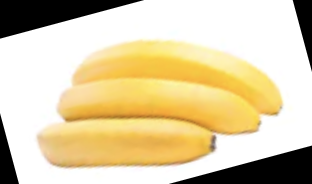
#> input picture Activity 8 - Perceptron and Logistic Regression/train/freshbanana/rotated_by_15_Screen Shot 2018-06-12 at 9.40.49 PM.png, 312 x 184 px; its folder holds only this picture in this run
$ jupyter execute --allow-errors Tan_LogisticRegression.ipynb
#> lines starting #> are read from the running program, lines starting #| are printed output that depends on the picture; after the words box and inside, x2 and y2 are one past the last pixel; in counts of white or black regions, pixels touching at a corner belong together
# Machine Learning: Logistic Regression

Submitted by Mary Franczine Tan

Applied Physics 157

AY 2022-2023 2nd Semester

[cell 1]
# import packages

import cv2
import numpy as np
import pandas as pd
import seaborn as sns
import matplotlib.pyplot as plt
import matplotlib.image as mpimg
import glob
from skimage.measure import regionprops, label, regionprops_table
from skimage.util import img_as_ubyte

## Data Preparation

Since we're dealing with similar dataset, I used the same method of image pre-processing as in my code for my perceptron model. The main difference is in the `getFeatures` function, which now returns the mean value in the image's R and Green channels.

Just as a note, I also encountered some problems with the masked image that the `processImage` function returns. It returns the masked image with a white background, when it should be black. After looking at the array values, however, it has the correct value of zeroes. So I simply ignored this error in the image display since the values are what I need.

I'm using a training dataset of 500 images - 250 fresh and 250 rotten. For the testing, I'll be using 100 images - 50 fresh and 50 rotten.

[cell 2]
# extract filenames

fresh_filenames = sorted(glob.glob('train/freshbanana/*.png'))
rotten_filenames = sorted(glob.glob('train/rottenbanana/*.png'))

[cell 3]
# segment image

def processImage(img):
    """
        performs thresholding and masking on an image
    """
    gray = cv2.cvtColor(img, cv2.COLOR_RGB2GRAY) # convert image to grayscale
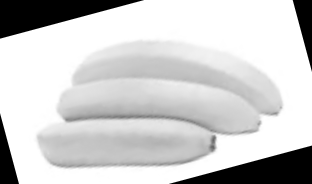
#> gray: shape (184, 312); min 0, max 255, mean 204.4
    gray[np.where(gray < 50)] = gray.max() # turn black background portions to white
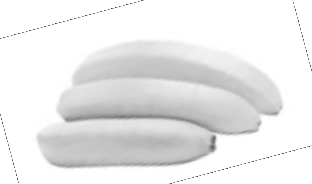
#> gray: shape (184, 312); 11.82% of pixels changed, all inside (x1, y1, x2, y2) = (0, 0, 312, 184)

    blur = cv2.GaussianBlur(gray, (5, 5), 0) # apply gaussian blur to image
    ret, th = cv2.threshold(blur, 0, 255, cv2.THRESH_BINARY + cv2.THRESH_OTSU) # segment using otsu's method
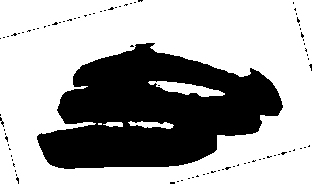
#> th: shape (184, 312); 65.5% white; 86 black regions (85 under 20 px), largest, box (x1, y1, x2, y2) and area: (37, 43, 283, 169) 19463
#> ret = 226

    th2 = cv2.bitwise_not(th) # invert threshold
    thresh1d = cv2.morphologyEx(th2, cv2.MORPH_CLOSE, np.ones((15,15), np.uint8), iterations = 2) # erode threshold
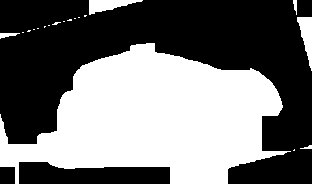
#> thresh1d: shape (184, 312); 44.8% white; 19 white regions (13 under 20 px), largest, box (x1, y1, x2, y2) and area: (0, 43, 291, 184) 24671, (297, 17, 312, 71) 431, (89, 0, 143, 15) 427, (0, 33, 20, 39) 68, (293, 0, 297, 15) 40, (300, 145, 312, 149) 27

    _, _, layers = img.shape # get number of img channels
#> layers = 3

    if layers == 3: # if image has 3 channels
        thresh = cv2.merge((thresh1d, thresh1d, thresh1d)) # create 3-layer threshold for masking
    elif layers == 4: # if image has 4 channels
        thresh = cv2.merge((thresh1d, thresh1d, thresh1d, thresh1d)) # create 4-layer threshold for masking

    masked = cv2.bitwise_and(img, thresh) # mask image
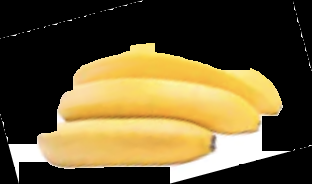
#> masked: shape (184, 312, 3); mean R, G, B 101.1, 86.6, 51.5
    #masked[np.where(masked == masked.max())] = 0

    return masked, thresh1d

[cell 4]
def removeBlackBG(img):
    """
        removes black background and turns it white
    """

    img[np.where(img == 0)] = img.max()

    return img

[cell 5]
# extract image features

def getFeatures(file):
    """
        reads image, perform pre-processing, and get its features
    """

    orig = img_as_ubyte(plt.imread(file)) # read image as uint8 type
    img, bnw = processImage(orig) # segment image

    R = img[...,0]
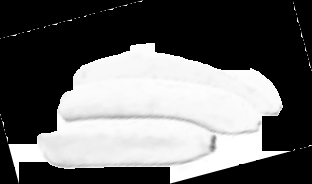
#> R: shape (184, 312); min 0, max 255, mean 101.1
    Rmean = R[np.nonzero(R)].mean()
#> Rmean = 241.7
    G = img[...,1]
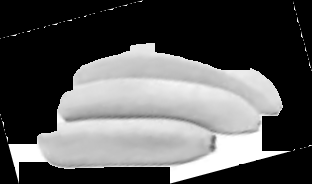
#> G: shape (184, 312); min 0, max 255, mean 86.6
    Gmean = G[np.nonzero(G)].mean()
#> Gmean = 207.1

    return Rmean, Gmean

[cell 6]
# create dataframe of the training data

train_features = [] # create empty list

for file in fresh_filenames: # append apples data to list
    fruit = 'ripe' # set type of freshness
    target = 1 # set target value
    average_red, average_green = getFeatures(file) # set feature values
#> average_red = 241.7; average_green = 207.1
    train_features.append([fruit, average_red, average_green, target]) # append to list

for file in rotten_filenames:
    fruit = 'rotten' # set type of freshness
    target = 0 # set target valye
    average_red, average_green = getFeatures(file) # set feature values
    train_features.append([fruit, average_red, average_green, target]) # append to list

train = pd.DataFrame(train_features, columns = ['type', 'x1', 'x2', 'y']) # create dataframe
#> train = table of 1 rows and 4 columns
train.x1 = train.x1 / train.x1.max() # normalize x1
train.x2 = train.x2 / train.x2.max() # normalize x2
display(train.head()) # show head of dataframe

## Model Training

The same method of training the perceptron model is also used in logistic regression. The main difference is that instead of using a step function, we use a sigmoid function instead. This will return a continuous set of data, instead of binary values only. And this type of data is what we want since we're looking for the probability that a fruit is fresh or not, with values closer to 1 being more fresh.

Here, we also track the performance of each epoch using __cross entropy loss__, which is given by the equation

$$
    \text{loss} = - (y \log_{10}{\hat{y}} + (1 - y) \log_{10}{(1 - \hat{y})})
$$

[cell 7]
# include constant bias input
train['x0'] = 1

# set initial weights
weights = [0.4, 0.4, 0.4] # w0, w1, w2

# set learning rate
n = 0.1

# reorder dataframe
train = train[['type', 'x0', 'x1', 'x2', 'y']]
#> train = table of 1 rows and 5 columns

[cell 8]
# get weighted sum
def getW_sum(feature, weights):
    return np.dot(feature, weights)

def sigmoidFunction(weighted_sum):

    return 1 / (1 + np.exp(- 12 * (weighted_sum - 0.5 )))

[cell 9]
def updateWeight(feature, weights, target, prediction):

    new_weights = []
    for x, w in zip(feature, weights):
        new_w = w + n * (target - prediction) * x
        new_weights.append(new_w)

    return new_weights

[cell 10]
def crossEntropy(target, prediction):
    return -(target*np.log10(prediction) + (1-target)*np.log10(1-prediction))

[cell 11]
# create list for errors per epoch
epoch_errors = []

def train_model(df, weights, epochs):

#> called with epochs = 70
    for e in range(epochs+1):
        indiv_loss = []

        for i in range(len(df)):
            feature = df.loc[i][1:4]
            target = df.loc[i][4]
            w_sum = getW_sum(feature, weights)
            prediction = sigmoidFunction(w_sum)
            loss = crossEntropy(target, prediction)
            indiv_loss.append(loss)
            weights = updateWeight(feature, weights, target, prediction)

        epoch_errors.append(np.mean(indiv_loss))

    return weights

[cell 12]
epoch_errors = []

# train model, get new weights
new_weights = train_model(train, weights, 70)
#> new_weights = [0.402, 0.402, 0.402]

# plot errors per epoch
sns.set_style('whitegrid')
plt.plot(epoch_errors)
plt.xlabel('epoch')
plt.ylabel('loss')
plt.title('Cross Entropy Loss')
plt.savefig('logreg_images/epochErrors')
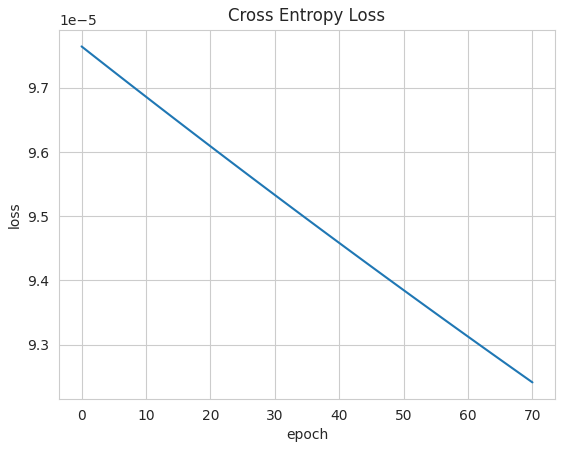
#> figure drawn by matplotlib, 1 panel; curve peaks at x = 0, y = 9.76e-05

While the goal is to simply give the probability that a fruit is fresh, I decided to still perform binary classification on the dataset simply to track the model's performance. We do this by solving for the decision line and classifiying the fruits by ripe or rotten using that. I've set the threshold to 0.4 since, from a visual analysis, it seems to better separate the group of fresh and rotten fruits.

[cell 13]
def decisionLine(x, weights):
    """
        returns the y for each x in the decision line
    """

    slope = - weights[1] / weights[2]
#> slope = -1
    intercept = (0.4 - weights[0])/ weights[2]
#> intercept = -0.00387

    return intercept + slope * x

x = np.linspace(0, 1, 10)
y = decisionLine(x, new_weights)
#> y = [-0.00387, -0.115, -0.226, -0.337, -0.448, -0.559, -0.671, -0.782, -0.893, -1]

[cell 14]
def confusionMatrix(data):

    tp = len(data[(data['y'] == 1) & (data['y_hat'] == 1)])
    tn = len(data[(data['y'] == 0) & (data['y_hat'] == 0)])
    fp = len(data[(data['y'] == 0) & (data['y_hat'] == 1)])
    fn = len(data[(data['y'] == 1) & (data['y_hat'] == 0)])

    print('true positive: ' + str(tp))
    print('true negative: ' + str(tn))
    print('false positive: ' + str(fp))
    print('false negative: ' + str(fn))
    print('accuracy: ' + str((tp + tn) / len(data)))

[cell 15]
# get weighted sum using trained weights
pd.options.mode.chained_assignment = None  # default='warn'
train['w_sum'] = getW_sum(train[['x0', 'x1', 'x2']], new_weights)

# get predicted values
train['p'] = [sigmoidFunction(i) for i in train['w_sum']] # get probability
train['y_hat'] = train['x2'] > decisionLine(train['x1'], new_weights) # classify using decision line
train['y_hat'] = train['y_hat'].astype(int)

[cell 16]
# plot the observed and predicted classification

fig, ax = plt.subplots(1, 2, figsize = (12, 5), sharey = True)

sns.scatterplot(ax = ax[0], data = train, x = 'x1', y = 'x2', hue = 'y', palette = 'deep') # observed
sns.scatterplot(ax=ax[1], data = train, x = 'x1', y = 'x2', hue = 'y_hat', palette = 'deep') # predicted
sns.lineplot(ax = ax[1], x = x, y = y) # decision line
ax[0].set_title('observed classification')
ax[1].set_title('predicted classification')
ax[0].set_xlabel('eccentricity')
ax[0].set_ylabel('green-ness')
ax[1].set_xlabel('eccentricity')
ax[1].set_ylabel('green-ness')
plt.savefig('logreg_images/trainPlot')
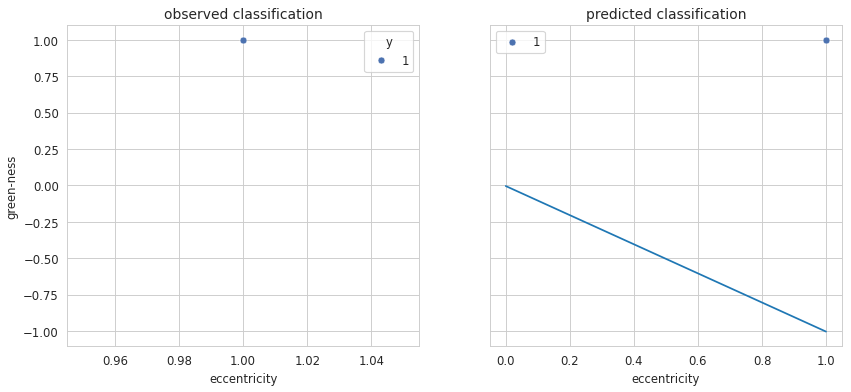
#> figure drawn by matplotlib, 2 panels

[cell 17]
print('training data - confusion matrix')
confusionMatrix(train)

We can see that the model has __0.996 accuracy__ on the training dataset.

## Model Testing

[cell 18]
fresh_test = sorted(glob.glob('test/freshbanana/*.png'))
rotten_test = sorted(glob.glob('test/rottenbanana/*.png'))

[cell 19]
# create dataframe of the testing data

test_features = [] # create empty list

for file in fresh_test: # append apples data to list
    fruit = 'ripe' # set type
    target = 1 # set target value
    eccentricity, green = getFeatures(file) # set feature values
#> eccentricity = 241.7; green = 207.1
    test_features.append([fruit, eccentricity, green, target]) # append to list

for file in rotten_test:
    fruit = 'rotten' # set type of fruit
    target = 0 # set target valye
    eccentricity, green = getFeatures(file) # set feature values
    test_features.append([fruit, eccentricity, green, target]) # append to list

test = pd.DataFrame(test_features, columns = ['fruit', 'x1', 'x2', 'y']) # create dataframe
#> test = table of 1 rows and 4 columns
test.x1 = test.x1 / test.x1.max() # normalize x2
test.x2 = test.x2 / test.x2.max() # normalize x2


test['x0'] = 1 # include constant bias input
test = test[['fruit', 'x0', 'x1', 'x2', 'y']] # reorder dataframe
#> test = table of 1 rows and 5 columns
display(test.head()) # show head of dataframe

[cell 20]
# get weighted sum using trained weights
test['w_sum'] = getW_sum(test[['x0', 'x1', 'x2']], new_weights)

# get prediction of fruit
test['p'] = [sigmoidFunction(w_sum) for w_sum in test['w_sum']]
test['y_hat'] = test['x2'] > decisionLine(test['x1'], new_weights) # classify using decision line
test['y_hat'] = test['y_hat'].astype(int)

[cell 21]
# plot classification
sns.scatterplot(data = test, x = 'x1', y = 'x2', hue = test['y_hat'])
sns.lineplot(x = x, y = y) # decision line
plt.title('predicted classification (test data)')
plt.savefig('logreg_images/testPlot')
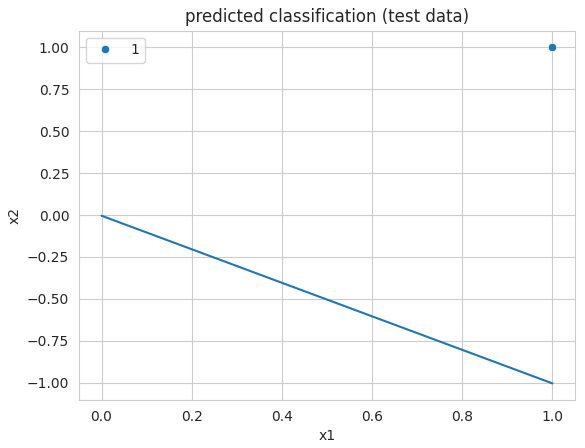
#> figure drawn by matplotlib, 1 panel; curve peaks at x = 0, y = -0.00387

$ run again, on Activity 8 - Perceptron and Logistic Regression/train/freshbanana/rotated_by_75_Screen Shot 2018-06-12 at 10.04.54 PM.png
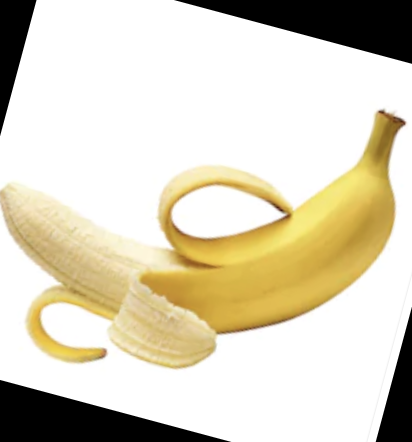
#> input picture Activity 8 - Perceptron and Logistic Regression/train/freshbanana/rotated_by_75_Screen Shot 2018-06-12 at 10.04.54 PM.png, 412 x 442 px
#> in processImage, `ret, th = cv2.threshold(blur, 0, 255, cv2.THRESH_BINARY + cv2.THRESH_O..`:
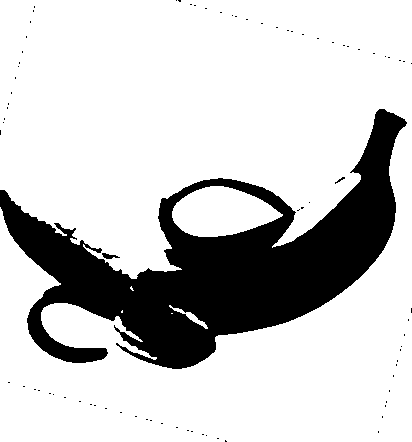
#> th: shape (442, 412); 79.1% white; 81 black regions (78 under 20 px), largest, box (x1, y1, x2, y2) and area: (0, 109, 407, 369) 37804, (102, 253, 120, 259) 59, (335, 177, 345, 184) 21
#> ret = 217
#> thresh1d: shape (442, 412); 24.3% white; 52 white regions (45 under 20 px), largest, box (x1, y1, x2, y2) and area: (0, 109, 412, 369) 42798, (176, 427, 227, 442) 378, (397, 308, 412, 362) 362
#> Rmean = 215.4
#> in getFeatures, `G = img[...,1]`:
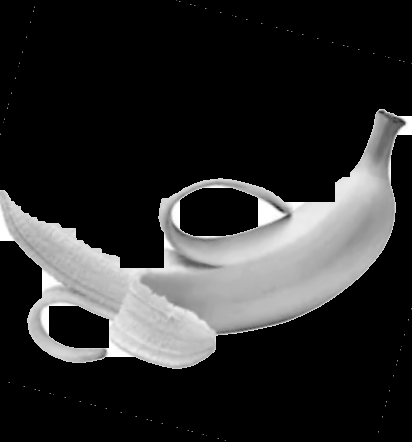
#> G: shape (442, 412); min 0, max 255, mean 44.2
#> Gmean = 187.6
#> average_red = 215.4; average_green = 187.6
#> `train = pd.DataFrame(train_features, columns = ['type', 'x1', 'x2', 'y..`: train = table of 1 rows and 4 columns
#> `train = train[['type', 'x0', 'x1', 'x2', 'y']]`: train = table of 1 rows and 5 columns
#> new_weights = [0.402, 0.402, 0.402]
#> slope = -1
#> intercept = -0.00387
#> y = [-0.00387, -0.115, -0.226, -0.337, -0.448, -0.559, -0.671, -0.782, -0.893, -1]
#> eccentricity = 215.4; green = 187.6
#> `test = pd.DataFrame(test_features, columns = ['fruit', 'x1', 'x2', 'y'])`: test = table of 1 rows and 4 columns
#> `test = test[['fruit', 'x0', 'x1', 'x2', 'y']]`: test = table of 1 rows and 5 columns

$ run again, on Activity 8 - Perceptron and Logistic Regression/train/freshbanana/saltandpepper_Screen Shot 2018-06-12 at 9.54.02 PM.png
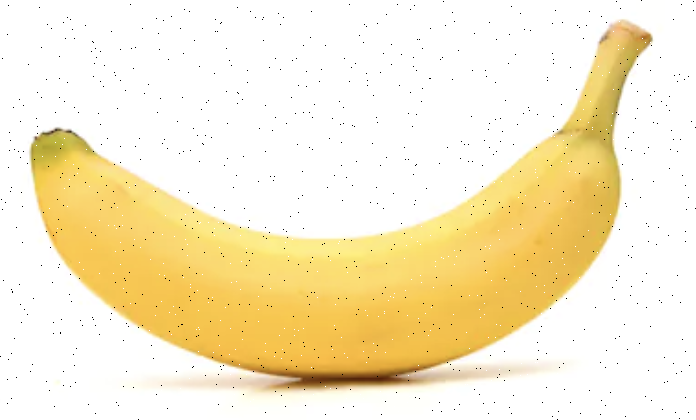
#> input picture Activity 8 - Perceptron and Logistic Regression/train/freshbanana/saltandpepper_Screen Shot 2018-06-12 at 9.54.02 PM.png, 696 x 420 px
#> th: shape (420, 696); 69.8% white; 8 black regions (6 under 20 px), largest, box (x1, y1, x2, y2) and area: (29, 20, 653, 392) 88198, (218, 222, 229, 228) 36
#> ret = 227
#> thresh1d: shape (420, 696); 31.1% white; 1 white region, box (x1, y1, x2, y2) and area: (29, 20, 653, 392) 90974
#> Rmean = 239.8
#> in getFeatures, `G = img[...,1]`:
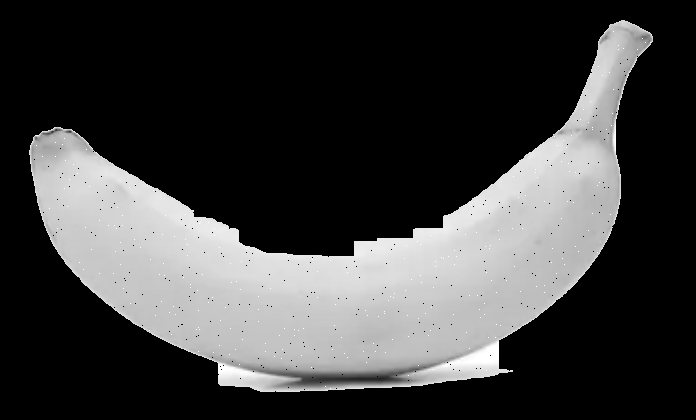
#> G: shape (420, 696); min 0, max 255, mean 62.4
#> Gmean = 201.1
#> average_red = 239.8; average_green = 201.1
#> `train = pd.DataFrame(train_features, columns = ['type', 'x1', 'x2', 'y..`: train = table of 1 rows and 4 columns
#> `train = train[['type', 'x0', 'x1', 'x2', 'y']]`: train = table of 1 rows and 5 columns
#> new_weights = [0.402, 0.402, 0.402]
#> slope = -1
#> intercept = -0.00387
#> y = [-0.00387, -0.115, -0.226, -0.337, -0.448, -0.559, -0.671, -0.782, -0.893, -1]
#> eccentricity = 239.8; green = 201.1
#> `test = pd.DataFrame(test_features, columns = ['fruit', 'x1', 'x2', 'y'])`: test = table of 1 rows and 4 columns
#> `test = test[['fruit', 'x0', 'x1', 'x2', 'y']]`: test = table of 1 rows and 5 columns
